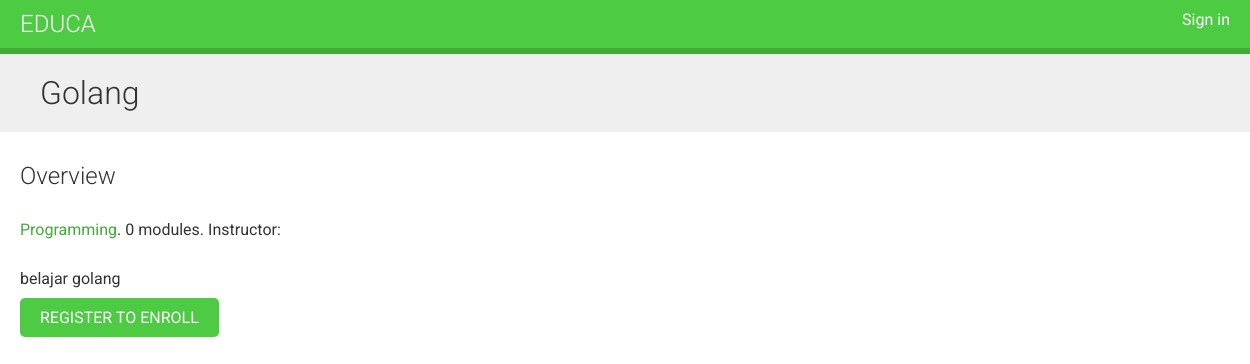
The page /course/golang/ on the database its author committed.
### courses/models.py (models this page shows, shortened)
class Course(models.Model):
    owner = models.ForeignKey(User, related_name='courses_created', on_delete=models.CASCADE)
    subject = models.ForeignKey(Subject, related_name='courses', on_delete=models.CASCADE)
    title = models.CharField(max_length=200)
    slug = models.SlugField(max_length=200, unique=True)
    overview = models.TextField()
    created = models.DateTimeField(auto_now_add=True)
    students = models.ManyToManyField(
            User,
            related_name='courses_joined',
            blank=True
            )
    class Meta:
        ordering = ['-created']

class Subject(models.Model):
    title = models.CharField(max_length=200)
    slug = models.SlugField(max_length=200, unique=True)
    class Meta:
        ordering = ['title']

### courses/views.py (the view)
class CourseDetailView(DetailView):
    model = Course
    template_name = 'courses/course/detail.html'
    def get_context_data(self, **kwargs):
        context = super().get_context_data(**kwargs)
        context['enroll_form'] = CourseEnrollForm(
            initial={'course':self.object}
        )
        return context

### courses/templates/courses/course/detail.html (shortened to what this page needs)
{% extends "base.html" %}
{% block content %}
  {% with subject=object.subject %}
    <h1>
      {{ object.title }}
    </h1>
    <div class="module">
      <h2>Overview</h2>
      <p>
        <a href="{% url 'course_list_subject' subject.slug %}">
        {{ subject.title }}</a>.
        {{ object.modules.count }} modules.
        Instructor: {{ object.owner.get_full_name }}
      </p>
      {{ object.overview|linebreaks }}
      {% if request.user.is_authenticated %}
        <form action="{% url 'student_enroll_course' %}" method="post">
          {{ enroll_form }}
          {% csrf_token %}
          <input type="submit" value="Enroll now">
        </form>
      {% else %}
        <a href="{% url 'student_registration' %}" class="button">
          Register to enroll
        </a>
      {% endif %}
    </div>
  {% endwith %}
{% endblock %}

### courses/static/css/base.css (style rules this page uses)
body { margin:0; font-family:'Roboto', sans-serif; font-weight:400; color:#333; }
a { color:#3fad37; text-decoration:none; }
h1, h2, h3, h4, h5, h6 { font-family:'Roboto', sans-serif; font-weight:300; }
h1 { background:#efefef; width:100%; overflow:auto; padding:20px 0 20px 40px; margin:0; }
.module { padding:10px 20px; float:left; width:600px; }
.module p { margin:10px 0 20px; width:100%; float:left; }
input[type=submit], a.button { border-radius:5px; background:#4dcc43; color:#fff; font-size:16px; text-transform:uppercase; border:none; padding:10px 20px; margin:20px 0; }

### rows shown on the page
Course: title "Golang", modules.count "0", overview "belajar golang"
Subject: title "Programming"
